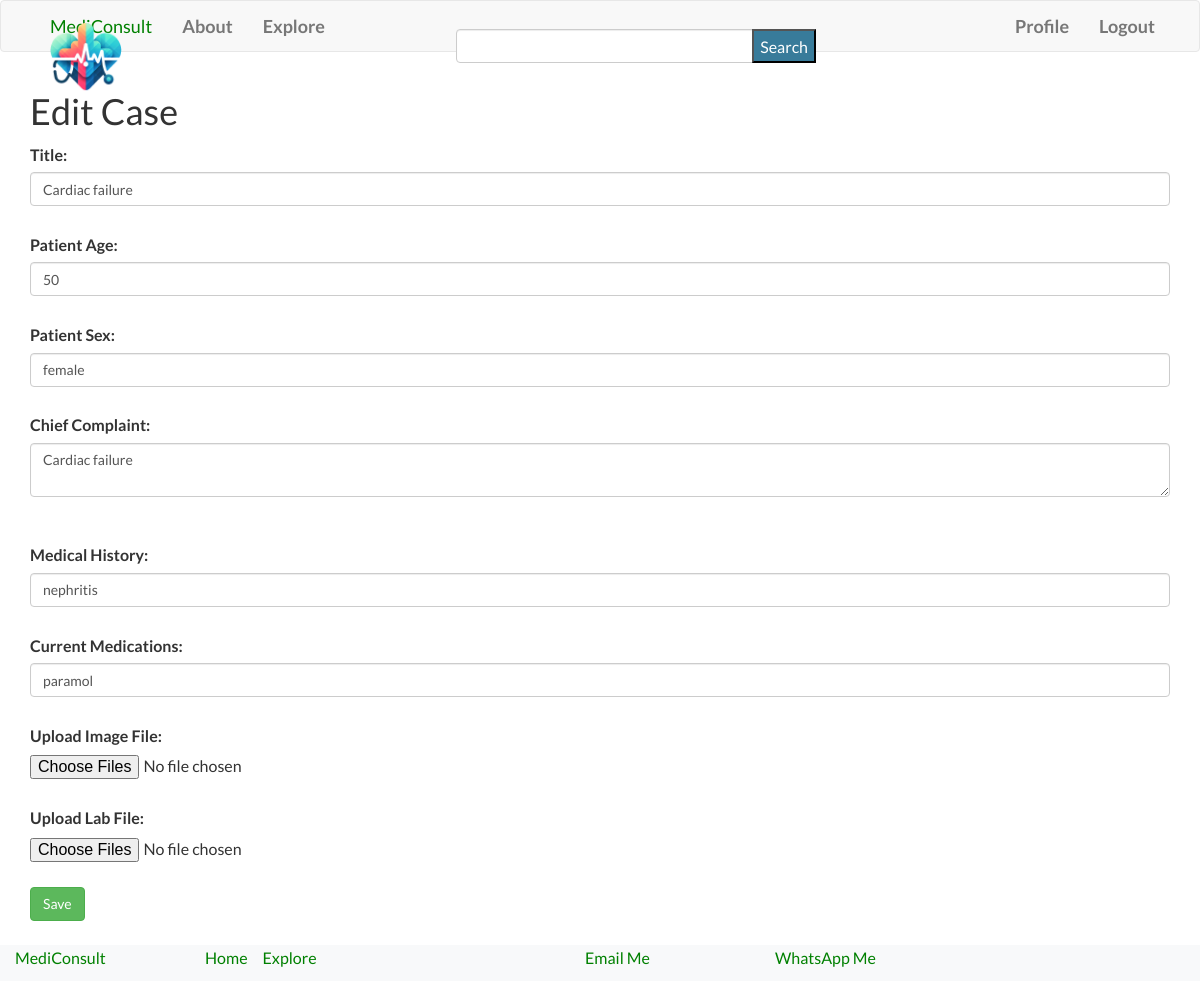
/edit_case/4 (signed in), run on the app's committed database.
### app/models.py (models this page shows, shortened)
class Case(db.Model):
    id = db.Column(db.Integer, primary_key=True)
    title = db.Column(db.String(140))
    question = db.Column(db.String(140))
    patient_age = db.Column(db.String(20))
    patient_sex = db.Column(db.String(10))
    chief_complaint = db.Column(db.Text)
    medical_history = db.Column(db.Text)
    current_medications = db.Column(db.Text)
    image_files = db.Column(db.String(255))  # Store file paths for images
    lab_files = db.Column(db.String(255))  # Store file paths for lab files
    timestamp = db.Column(db.DateTime, index=True, default=datetime.utcnow)
    user_id = db.Column(db.Integer, db.ForeignKey('user.id'))
    comments = db.relationship('Comment', backref='case', lazy='dynamic')

### app/routes.py (the view, shortened to what this page needs)
@app.route('/edit_case/<int:id>', methods=['GET', 'POST'])
@login_required
def edit_case(id):
    case=Case.query.get_or_404(id)
    if case.user_id != current_user.id:
        abort(403)
        flash('You only can edit your cases!')
    form= CaseForm()
    if request.method == 'GET':
        form.title.data = case.title
        form.patient_age.data = case.patient_age
        form.patient_sex.data = case.patient_sex
        form.chief_complaint.data = case.chief_complaint
        form.medical_history.data = case.medical_history
        form.current_medications.data = case.current_medications
    return render_template('edit_case.html', title='Edit Case', form=form, case=case)

### forms.py
class SearchForm(FlaskForm):
    query = StringField('Query', validators=[DataRequired()])
    submit = SubmitField('Search')

class CaseForm(FlaskForm):
    title = StringField('Title', validators=[DataRequired()])
    patient_age = StringField('Patient Age', validators=[DataRequired()])
    patient_sex = StringField('Patient Sex', validators=[DataRequired()])
    chief_complaint = TextAreaField('Chief Complaint', validators=[DataRequired()])
    medical_history = StringField('Medical History', validators=[DataRequired()])
    current_medications = StringField('Current Medications', validators=[DataRequired()])
    image_files = MultipleFileField('Upload Image Files')
    lab_files = MultipleFileField('Upload Lab Files')
    submit = SubmitField('Submit')

### app/routes.py (called while the page is built)
@login.user_loader
def load_user(id):
    return User.query.get(int(id))

@app.before_request
def before_request():
    g.search_form = SearchForm()
    if current_user.is_authenticated:
        current_user.last_seen = datetime.utcnow()
        db.session.commit()

@app.context_processor
def inject_search_form():
    return {'search_form': SearchForm()}

### app/templates/edit_case.html (shortened to what this page needs)
{% extends "base.html" %}
{% block app_content %}
  <h1>{{ title }}</h1>
  <form action="{{ url_for('edit_case', id=case.id) }}" method="post" enctype="multipart/form-data">
    <label for="title">Title:</label>
    {{ form.title(class="form-control", placeholder="Enter title") }}
    <br>
    <label for="patient_age">Patient Age:</label>
    {{ form.patient_age(class="form-control", placeholder="Enter patient age") }}
    <br>
    <label for="patient_sex">Patient Sex:</label>
    {{ form.patient_sex(class="form-control", placeholder="Enter patient sex") }}
    <br>
    <label for="chief_complaint">Chief Complaint:</label>
    {{ form.chief_complaint(class="form-control", placeholder="Enter chief complaint", style="margin-bottom: 20px;") }}
    <br>
    <label for="medical_history">Medical History:</label>
    {{ form.medical_history(class="form-control", placeholder="Enter medical history", rows="5") }}
    <br>
    <label for="current_medications">Current Medications:</label>
    {{ form.current_medications(class="form-control", placeholder="Enter current medications") }}
    <br>
    <label for="image_files">Upload Image File:</label>
    {{ form.image_files(class="form-control-file") }}
    <br>
    <label for="lab_files">Upload Lab File:</label>
    {{ form.lab_files(class="form-control-file") }}
    <br>
    <button type="submit" class="btn btn-success">Save</button>
  </form>
{% endblock %}

### app/static/css/base.css (style rules this page uses)
body, ul, li, p { margin: 0; padding: 0; }
body { margin: 0 !important; padding: 0; font-family: 'Lato', sans-serif; line-height: 1.6; font-size: 16px; min-height: 100vh; overflow-x: hidden; padding-bottom: 60px; }
#search_submit { position: absolute; top: 0; right: 0; background-color: #387B9A; height: 100%; color: white; }

### data on the page
Case: title "Cardiac failure", patient_age "50", patient_sex "female", chief_complaint "Cardiac failure", medical_history "nephritis", current_medications "paramol"
